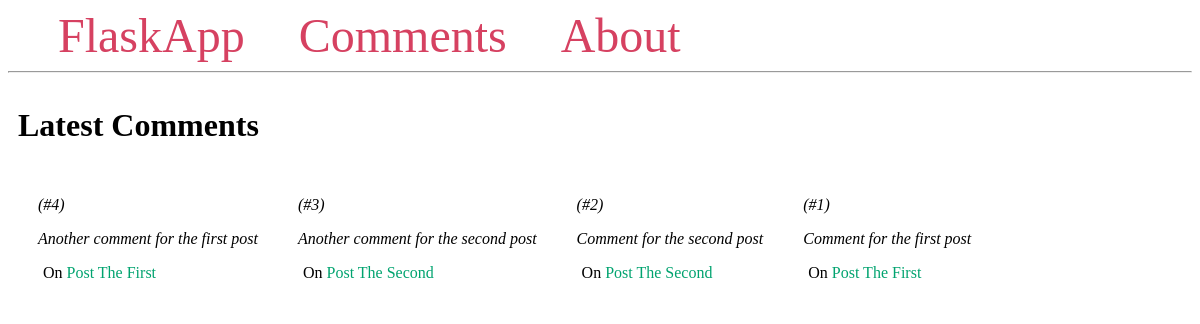
Page /comments/ on the committed database.
### model.py (models this page shows, shortened)
class Comment(db.Model):
    id = db.Column(db.Integer, primary_key=True)
    content = db.Column(db.Text)
    post_id = db.Column(db.Integer, db.ForeignKey('post.id'))

class Post(db.Model):
    id = db.Column(db.Integer, primary_key=True)
    title = db.Column(db.String(100))
    content = db.Column(db.Text)
    comments = db.relationship('Comment', backref='post')

### app.py (the view)
@app.route('/comments/')
def comments():
    comments = Comment.query.order_by(Comment.id.desc()).all()
    return render_template('comments.html', comments=comments)

### templates/comments.html
{% extends 'base.html' %}
{% block content %}
<span class="title">
    <h1>{% block title %} Latest Comments {% endblock %}</h1>
</span>
<div class="content">
    {% for comment in comments %}
    <div class="comment">
        <i>
            (#{{ comment.id }})
            <p>{{ comment.content }}</p>
        </i>
        <p class="title">
            On <a href="{{ url_for('post',
                                                post_id=comment.post.id) }}">
                {{ comment.post.title }}
            </a>
        </p>
    </div>
    {% endfor %}
</div>
</div>
{% endblock %}

### static/css/style.css (style rules this page uses)
.title { margin: 5px; }
.content { margin: 5px; width: 100%; display: flex; flex-direction: row; flex-wrap: wrap; }
.comment { padding: 10px; margin: 10px; background-color: #fff; }
.title a { color: #00a36f; text-decoration: none; }

### rows in the picture
Comment: id "4", content "Another comment for the first post", post "Post The First"
Comment: id "3", content "Another comment for the second post", post "Post The Second"
Comment: id "2", content "Comment for the second post", post "Post The Second"
Comment: id "1", content "Comment for the first post", post "Post The First"
